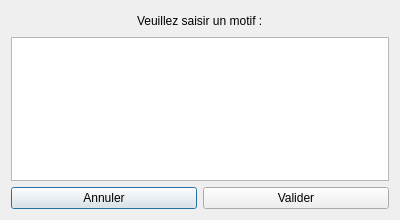
<?xml version="1.0" encoding="UTF-8"?>
<ui version="4.0">
 <class>RefusMotif</class>
 <widget class="QDialog" name="RefusMotif">
  <property name="geometry">
   <rect>
    <x>0</x>
    <y>0</y>
    <width>400</width>
    <height>220</height>
   </rect>
  </property>
  <property name="windowTitle">
   <string>Dialog</string>
  </property>
  <layout class="QVBoxLayout" name="verticalLayout">
   <item>
    <layout class="QGridLayout" name="gridLayout">
     <item row="0" column="0">
      <spacer name="horizontalSpacer">
       <property name="orientation">
        <enum>Qt::Horizontal</enum>
       </property>
       <property name="sizeHint" stdset="0">
        <size>
         <width>40</width>
         <height>20</height>
        </size>
       </property>
      </spacer>
     </item>
     <item row="0" column="1">
      <widget class="QLabel" name="label">
       <property name="text">
        <string>Veuillez saisir un motif :</string>
       </property>
      </widget>
     </item>
     <item row="0" column="2">
      <spacer name="horizontalSpacer_2">
       <property name="orientation">
        <enum>Qt::Horizontal</enum>
       </property>
       <property name="sizeHint" stdset="0">
        <size>
         <width>40</width>
         <height>20</height>
        </size>
       </property>
      </spacer>
     </item>
    </layout>
   </item>
   <item>
    <widget class="QTextEdit" name="textEdit_motif"/>
   </item>
   <item>
    <layout class="QGridLayout" name="gridLayout_2">
     <item row="0" column="0">
      <widget class="QPushButton" name="pushButton_annuler">
       <property name="text">
        <string>Annuler</string>
       </property>
      </widget>
     </item>
     <item row="0" column="1">
      <widget class="QPushButton" name="pushButton_valider">
       <property name="text">
        <string>Valider</string>
       </property>
      </widget>
     </item>
    </layout>
   </item>
  </layout>
 </widget>
 <resources/>
 <connections/>
</ui>
